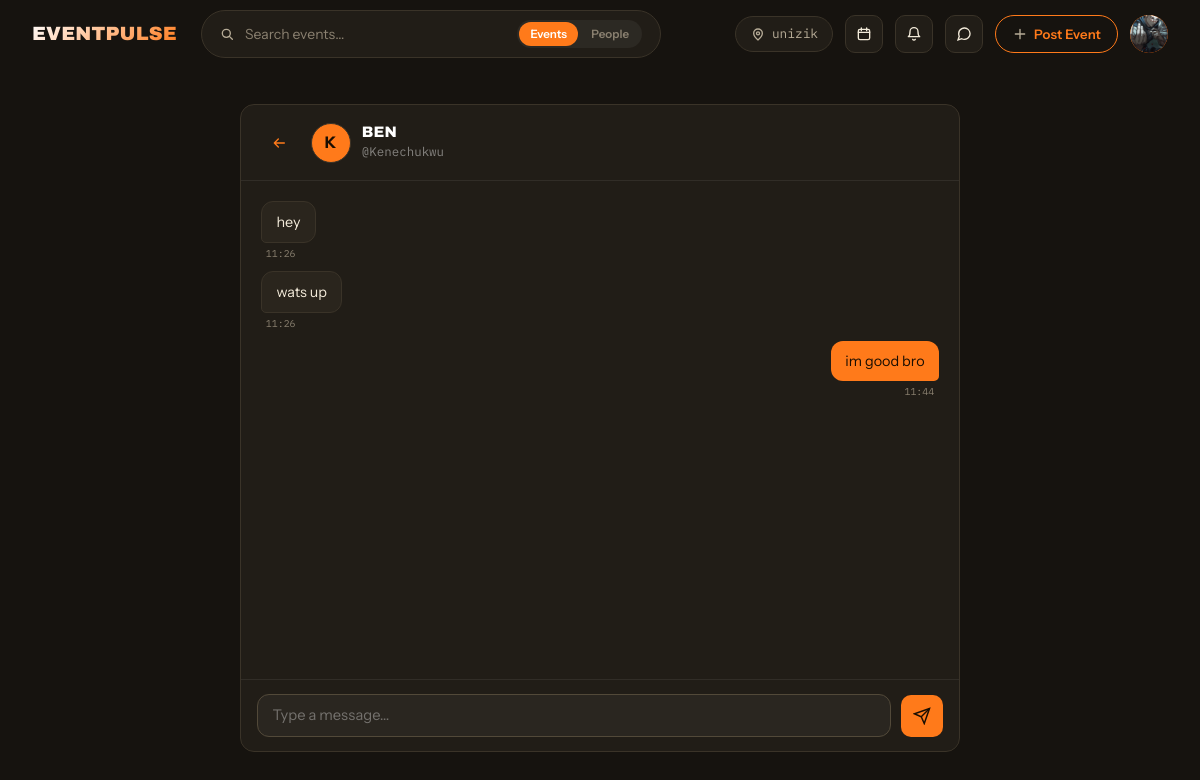
The app's page /social/messages/1/ (signed in), older data.
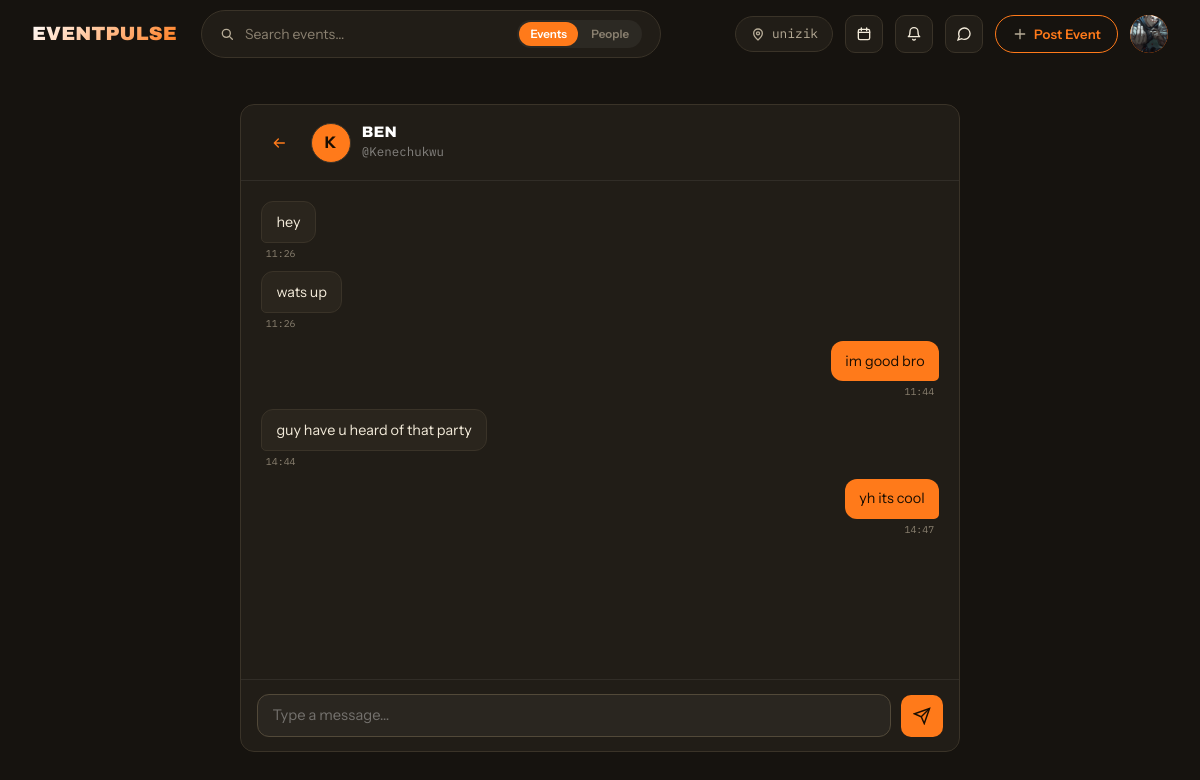
The same page, newer data.
### social/models.py (models this page shows, shortened)
class Message(models.Model):
    conversation = models.ForeignKey(
        Conversation,
        on_delete=models.CASCADE,
        related_name='messages',
    )
    sender = models.ForeignKey(
        settings.AUTH_USER_MODEL,
        on_delete=models.CASCADE,
        related_name='sent_messages',
    )
    body       = models.TextField()
    created_at = models.DateTimeField(auto_now_add=True)
    is_read    = models.BooleanField(default=False)
    class Meta:
        ordering = ['created_at']

### social/views.py (the view)
# urls.py: path('messages/<int:pk>/',                views.conversation_detail,  name='conversation'),
@login_required(login_url='accounts:login')
def conversation_detail(request, pk):
    convo = get_object_or_404(Conversation, pk=pk, participants=request.user)
    other = convo.other_participant(request.user)
    convo.messages.filter(is_read=False).exclude(sender=request.user).update(is_read=True)
    msg_list = convo.messages.select_related('sender').all()
    return render(request, 'social/conversation.html', {
        'conversation': convo,
        'other':        other,
        'messages_list': msg_list,
    })

### social/context_processors.py (called while the page is built)
def unread_messages(request):
    if not request.user.is_authenticated:
        return {'unread_messages_count': 0}
    count = (
        Message.objects
        .filter(conversation__participants=request.user, is_read=False)
        .exclude(sender=request.user)
        .count()
    )
    return {'unread_messages_count': count}

### social/models.py (called while the page is built)
    def other_participant(self, user):
        return self.participants.exclude(pk=user.pk).first()

### templates/social/conversation.html (shortened to what this page needs)
{% extends 'base.html' %}
{% load static %}
{% block content %}
<div class="ep-chat-page">
  <div class="ep-chat-container ep-convo"
       data-convo-id="{{ conversation.pk }}"
       data-fetch-url="{% url 'social:fetch_messages' conversation.pk %}"
       data-send-url="{% url 'social:send_message' conversation.pk %}">
    <header class="ep-convo__header">
      <a href="{% url 'social:inbox' %}" class="ep-convo__back" aria-label="Back to inbox">
        <span class="ep-icon ep-icon--arrow-left ep-icon--purple"></span>
      </a>
      <a href="{% url 'accounts:profile' other.username %}" class="ep-convo__peer">
        <div class="ep-convo__avatar">
          {% if other.profile_picture %}
            <img src="{{ other.profile_picture.url }}" alt="{{ other.username }}">
          {% else %}
            <span>{{ other.username|first|upper }}</span>
          {% endif %}
        </div>
        <div class="ep-convo__peer-info">
          <span class="ep-convo__peer-name">{{ other.get_full_name|default:other.username }}</span>
          <span class="ep-convo__peer-handle">@{{ other.username }}</span>
        </div>
      </a>
    </header>
    <div class="ep-convo__messages" id="messageWindow">
      {% for m in messages_list %}
        <div class="ep-msg {% if m.sender == user %}ep-msg--mine{% else %}ep-msg--theirs{% endif %}"
             data-id="{{ m.id }}">
          <div class="ep-msg__bubble">{{ m.body|linebreaksbr }}</div>
          <span class="ep-msg__time">{{ m.created_at|date:"H:i" }}</span>
        </div>
      {% empty %}
        <div class="ep-convo__hello">
          <p>This is the start of your conversation with <b>@{{ other.username }}</b>.</p>
          <p>Say hi — maybe about an event you're both going to.</p>
        </div>
      {% endfor %}
    </div>
    <div class="ep-convo__compose">
      <textarea id="msgInput" class="ep-convo__input" rows="1"
                placeholder="Type a message…" maxlength="2000"></textarea>
      <button id="msgSend" class="ep-convo__send" aria-label="Send">
        <span class="ep-icon ep-icon--send"></span>
      </button>
    </div>
  </div>
</div>
{% endblock %}

Row changes from the older to the newer data that the page shows:
added Message: body "guy have u heard of that party", created_at "14:44"
added Message: body "yh its cool", created_at "14:47"
